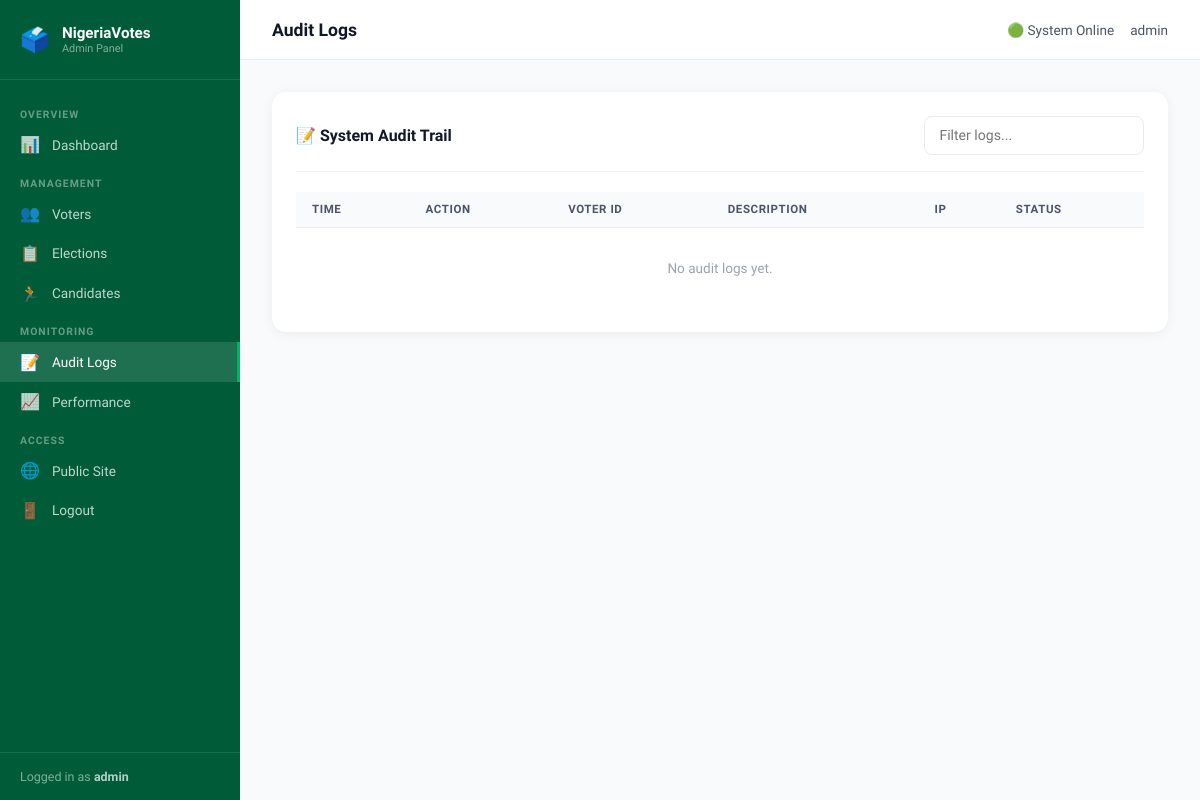
The app's page /admin-panel/audit/ (signed in), older data.
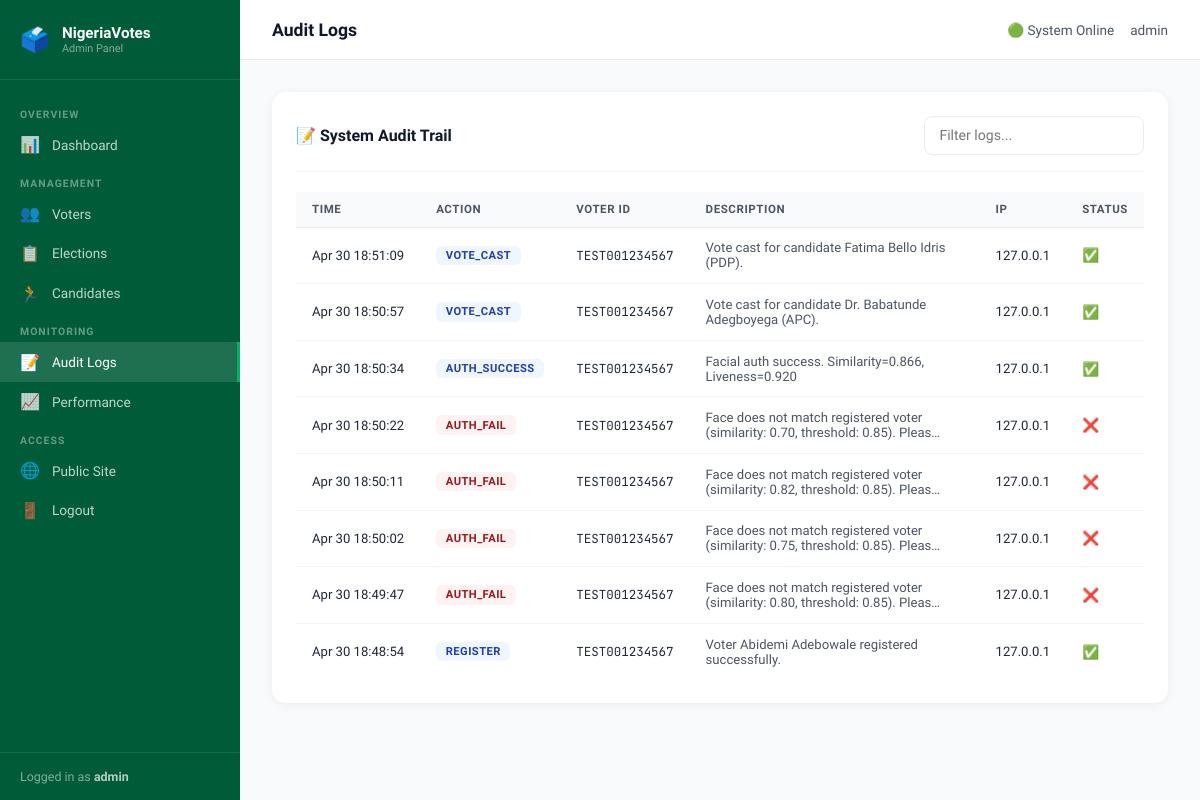
The same page, newer data.
### voting/models.py (models this page shows, shortened)
class AuditLog(models.Model):
    ACTION_TYPES = [
        ('register', 'Voter Registration'),
        ('login', 'Login Attempt'),
        ('auth_success', 'Authentication Success'),
        ('auth_fail', 'Authentication Failure'),
        ('vote_cast', 'Vote Cast'),
        ('vote_attempt', 'Vote Attempt'),
        ('liveness_fail', 'Liveness Check Failed'),
        ('admin_action', 'Admin Action'),
    ]
    id = models.UUIDField(primary_key=True, default=uuid.uuid4, editable=False)
    action = models.CharField(max_length=20, choices=ACTION_TYPES)
    voter_id = models.CharField(max_length=20, blank=True)
    election_id = models.CharField(max_length=50, blank=True)
    description = models.TextField()
    ip_address = models.GenericIPAddressField(null=True, blank=True)
    timestamp = models.DateTimeField(default=timezone.now)
    success = models.BooleanField(default=True)
    class Meta:
        db_table = 'audit_logs'
        ordering = ['-timestamp']

### voting/views.py (the view)
# urls.py: path('admin-panel/audit/', views.admin_audit_logs, name='admin_audit_logs'),
@login_required(login_url='/admin-panel/login/')
def admin_audit_logs(request):
    if not request.user.is_staff:
        return redirect('home')
    logs = AuditLog.objects.all()
    return render(request, 'admin_panel/audit_logs.html', {'logs': logs})

### voting/security.py (called while the page is built)
    def __call__(self, request):
        response = self.get_response(request)
        response['X-Content-Type-Options'] = 'nosniff'
        response['X-Frame-Options'] = 'DENY'
        response['X-XSS-Protection'] = '1; mode=block'
        response['Referrer-Policy'] = 'strict-origin-when-cross-origin'
        response['Permissions-Policy'] = 'camera=(self), microphone=(), geolocation=()'
        return response

### templates/admin_panel/audit_logs.html (shortened to what this page needs)
{% extends "admin_panel/base.html" %}
{% block page_title %}Audit Logs{% endblock %}
{% block nav_audit %}active{% endblock %}
{% block content %}
<div class="card">
    <div class="card-header">
        <div class="card-title">📝 System Audit Trail</div>
        <input type="text" id="logSearch" class="form-control" placeholder="Filter logs..." style="width:220px;">
    </div>
    <div style="overflow-x:auto;">
        <table class="table" id="logsTable">
            <thead>
                <tr>
                    <th>Time</th>
                    <th>Action</th>
                    <th>Voter ID</th>
                    <th>Description</th>
                    <th>IP</th>
                    <th>Status</th>
                </tr>
            </thead>
            <tbody>
                {% for log in logs %}
                <tr>
                    <td class="text-muted" style="white-space:nowrap;">{{ log.timestamp|date:"M d H:i:s" }}</td>
                    <td><span class="badge badge-{% if log.success %}info{% else %}danger{% endif %}">{{ log.action }}</span></td>
                    <td><code style="font-family:var(--mono);font-size:.78rem;">{{ log.voter_id|default:"—" }}</code></td>
                    <td style="font-size:.82rem;color:var(--gray-600);max-width:300px;">{{ log.description|truncatechars:80 }}</td>
                    <td class="text-muted">{{ log.ip_address|default:"—" }}</td>
                    <td>{% if log.success %}✅{% else %}❌{% endif %}</td>
                </tr>
                {% empty %}
                <tr><td colspan="6" style="text-align:center;color:var(--gray-400);padding:2rem;">No audit logs yet.</td></tr>
                {% endfor %}
            </tbody>
        </table>
    </div>
</div>
{% endblock %}

Row changes from the older to the newer data that the page shows:
added AuditLog: timestamp "Apr 30 18:51:09", action "VOTE_CAST", voter_id "TEST001234567", description "Vote cast for candidate Fatima Bello Idris (PDP).", ip_address "127.0.0.1", success True (drawn)
added AuditLog: timestamp "Apr 30 18:50:57", action "VOTE_CAST", voter_id "TEST001234567", description "Vote cast for candidate Dr. Babatunde Adegboyega (APC).", ip_address "127.0.0.1", success True (drawn)
added AuditLog: timestamp "Apr 30 18:50:34", action "AUTH_SUCCESS", voter_id "TEST001234567", description "Facial auth success. Similarity=0.866, Liveness=0.920", ip_address "127.0.0.1", success True (drawn)
added AuditLog: timestamp "Apr 30 18:50:22", action "AUTH_FAIL", voter_id "TEST001234567", description "Face does not match registered voter (similarity: 0.70, threshold: 0.85). Pleas…", ip_address "127.0.0.1", success False (drawn)
added AuditLog: timestamp "Apr 30 18:50:11", action "AUTH_FAIL", voter_id "TEST001234567", description "Face does not match registered voter (similarity: 0.82, threshold: 0.85). Pleas…", ip_address "127.0.0.1", success False (drawn)
added AuditLog: timestamp "Apr 30 18:50:02", action "AUTH_FAIL", voter_id "TEST001234567", description "Face does not match registered voter (similarity: 0.75, threshold: 0.85). Pleas…", ip_address "127.0.0.1", success False (drawn)
added AuditLog: timestamp "Apr 30 18:49:47", action "AUTH_FAIL", voter_id "TEST001234567", description "Face does not match registered voter (similarity: 0.80, threshold: 0.85). Pleas…", ip_address "127.0.0.1", success False (drawn)
added AuditLog: timestamp "Apr 30 18:48:54", action "REGISTER", voter_id "TEST001234567", description "Voter Abidemi Adebowale registered successfully.", ip_address "127.0.0.1", success True (drawn)
Text that changed along with them:
text no longer shown: "No audit logs yet."
